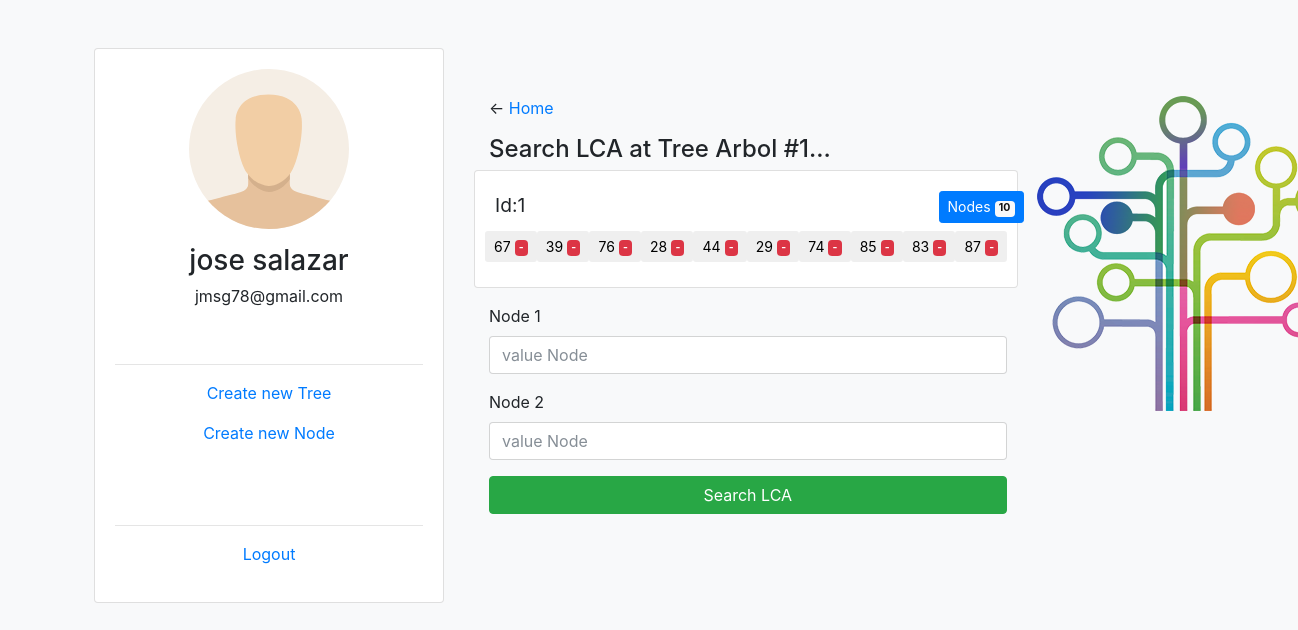
The page /views/search_lca.php?idtree=1 (signed in) on the database its author committed.
### tables this page shows
CREATE TABLE `trees` (
  `id` int(11) NOT NULL,
  `description` varchar(30) NOT NULL,
  `user_id` int(11) NOT NULL,
  `created` datetime NOT NULL
);

CREATE TABLE `tree_details` (
  `id` int(11) NOT NULL,
  `user_id` int(11) NOT NULL,
  `tree_id` int(11) NOT NULL,
  `value` int(11) NOT NULL,
  `created` datetime NOT NULL
);

### model/db/db.class.php (called while the page is built, shortened)
<?php
class DB
{
    private static $instancia;
    private $dbh;
    private function __construct()
    {
        try {
            $host = 'localhost';
            $db =   'binarytree';
            $user = 'root';
            $pwd =  '';
            $this->dbh = new PDO('mysql:host='.$host.';dbname='.$db, $user, $pwd);
            $this->dbh->exec("SET CHARACTER SET utf8");
        } catch (PDOException $e) {
            print "Error!: " . $e->getMessage();
            die();
        }
    }
    public function prepare($sql)
    {
        return $this->dbh->prepare($sql);
    }
    public static function singleton()
    {
        if (!isset(self::$instancia)) {
            self::$instancia = new $miclase;
        }
        return self::$instancia;
    }
}

### views/search_lca.php (the view, shortened to what this page needs)
<?php
require_once("../model/db/db.class.php");
$db = DB::singleton();
$sql = "SELECT id,user_id,description FROM trees WHERE user_id=:userid ORDER BY id asc";
$stmt = $db->prepare($sql);
$params = array(
":userid" => $_SESSION["user_id"]
);
$saved = $stmt->execute($params);
$results = $stmt->fetchAll();
if (empty($results)){
         $dataSelect = 'You haven´t created any Tree';
}else{
    foreach ($results as $key){
        if ((!empty($_GET['idtree'])) && ($key["id"] == $_GET['idtree'])) { $selected_tree='selected'; $nameTree=$key["description"];} else { $selected_tree='';}
    }
}
if ((!empty($_GET["idtree"])) || (!empty($_POST["idtree"])))
{
    if (empty($_GET["idtree"])) { $idtree=$_POST["idtree"]; } else { $idtree=$_GET["idtree"];}
        $sql = "SELECT id,value FROM tree_details WHERE tree_id=:treeid ORDER BY id asc";
        $stmt_nodes = $db->prepare($sql);
        $params = array(
        ":treeid" => $idtree,
        );
        $stmt_nodes->execute($params);
        $results_nodes = $stmt_nodes->fetchAll();
        $count_nodes = count($results_nodes);
        $nodes_tree='';
        $data='';
        foreach ($results_nodes as $keynode){
        $nodes_tree.='<button type="button" class="btn btn-default btn-sm">
        '.$keynode['value'].' <a href="dashboard.php?idnode='.$keynode["id"].'" class="badge badge-danger" title="delete Node"> - </a>
        </button>';
        }
         $data.='<div class="card mb-3">';
         $data.='<div class="card-body">';
         $data.='<div class="row">';
         $data.='<div class="col-10">';
         $data.='<h4><small>Id:'.$idtree.'</small></h4>';
         $data.='</div>';
         $data.='<div class="col-2">';
         $data.='<button type="button" class="btn btn-primary btn-sm">
                Nodes <span class="badge badge-light">'.$count_nodes.'</span>
                </button>';
         $data.='</div>';
         $data.='</div>';
         $data.='<div class="row" style="padding:5px;">';
         $data.=$nodes_tree;
         $data.='</div>';
         $data.='</div>';
         $data.='</div>';
}
?>
<!DOCTYPE html>
<html lang="en">
<head>
    <link rel="stylesheet" href="../css/bootstrap.min.css" />
</head>
<body class="bg-light">
<div class="container mt-5">
    <div class="row">
        <div class="col-md-4">
            <div class="card">
                <div class="card-body text-center">
                    <img class="img img-responsive rounded-circle mb-3" width="160" src="../img/<?php echo $_SESSION['user']['photo'] ?>" />
                    <h3><?php echo  $_SESSION["user"]["name"] ?></h3>
                    <p><?php echo $_SESSION["user"]["email"] ?></p>
                    <hr>
                    <p><a href="create_tree.php">Create new Tree</a></p>
                    <p><a href="create_node.php">Create new Node</a></p>
                    <hr>
                    <p><a href="logout.php">Logout</a></p>
                </div>
            </div>
        </div>
        <div class="col-md-8">
        <div class="container mt-5">
        <div class="row">
            <div class="col-md-9">
            <p>&larr; <a href="dashboard.php">Home</a>
            <h4>Search LCA at Tree <?php echo $nameTree;?>...</h4>
            <div class="row">
            <?php echo $data; ?>
            </div>
            <form action="" method="POST">
            <div class="form-group">
                <label for="name">Node 1</label>
                <input class="form-control" type="number" name="node1" placeholder="value Node" />
            </div>
            <div class="form-group">
                <label for="name">Node 2</label>
                <input class="form-control" type="number" name="node2" placeholder="value Node" />
            </div>
            <input type="submit" class="btn btn-success btn-block" name="search_lca" value="Search LCA" />
            </form>
            </div>
            <div class="col-md-3">
            <img class="img img-responsive" src="../img/binary.png" />
            </div>
        </div>
        </div>
        </div>
    </div>
</div>
</body>
</html>

### rows shown on the page
trees: description "Arbol #1"
tree_details: value "67"
tree_details: value "39"
tree_details: value "76"
tree_details: value "28"
tree_details: value "44"
tree_details: value "29"
tree_details: value "74"
tree_details: value "85"
tree_details: value "83"
tree_details: value "87"

### other values the page prints
$_SESSION["user"]["name"] "jose salazar"
$_SESSION["user"]["email"] "jmsg78@gmail.com"
$idtree "1"
$count_nodes "10"
